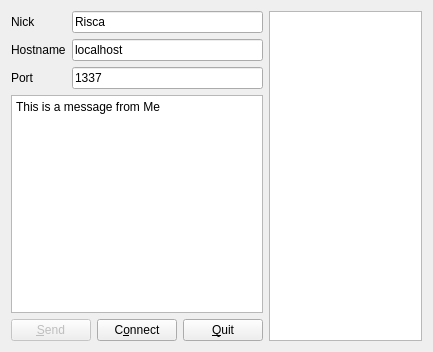
<?xml version="1.0" encoding="UTF-8"?>
<ui version="4.0">
 <class>Dialog</class>
 <widget class="QDialog" name="Dialog">
  <property name="geometry">
   <rect>
    <x>0</x>
    <y>0</y>
    <width>433</width>
    <height>352</height>
   </rect>
  </property>
  <property name="windowTitle">
   <string>Dialog</string>
  </property>
  <layout class="QHBoxLayout" name="horizontalLayout_2">
   <item>
    <layout class="QVBoxLayout" name="verticalLayout">
     <item>
      <layout class="QFormLayout" name="formLayout">
       <property name="fieldGrowthPolicy">
        <enum>QFormLayout::ExpandingFieldsGrow</enum>
       </property>
       <item row="0" column="0">
        <widget class="QLabel" name="nickLabel">
         <property name="text">
          <string>Nick</string>
         </property>
        </widget>
       </item>
       <item row="0" column="1">
        <widget class="QLineEdit" name="nickLineEdit">
         <property name="text">
          <string>Risca</string>
         </property>
        </widget>
       </item>
       <item row="1" column="0">
        <widget class="QLabel" name="hostnameLabel">
         <property name="text">
          <string>Hostname</string>
         </property>
        </widget>
       </item>
       <item row="1" column="1">
        <widget class="QLineEdit" name="hostnameLineEdit">
         <property name="text">
          <string>localhost</string>
         </property>
        </widget>
       </item>
       <item row="2" column="0">
        <widget class="QLabel" name="portLabel">
         <property name="text">
          <string>Port</string>
         </property>
        </widget>
       </item>
       <item row="2" column="1">
        <widget class="QLineEdit" name="portLineEdit">
         <property name="text">
          <string>1337</string>
         </property>
        </widget>
       </item>
      </layout>
     </item>
     <item>
      <widget class="QPlainTextEdit" name="plainTextEdit">
       <property name="plainText">
        <string>This is a message from Me</string>
       </property>
      </widget>
     </item>
     <item>
      <layout class="QHBoxLayout" name="horizontalLayout">
       <item>
        <widget class="QPushButton" name="sendButton">
         <property name="enabled">
          <bool>false</bool>
         </property>
         <property name="text">
          <string>&amp;Send</string>
         </property>
         <property name="shortcut">
          <string>Ctrl+S</string>
         </property>
        </widget>
       </item>
       <item>
        <widget class="QPushButton" name="connectButton">
         <property name="text">
          <string>C&amp;onnect</string>
         </property>
         <property name="shortcut">
          <string>Ctrl+O</string>
         </property>
        </widget>
       </item>
       <item>
        <widget class="QPushButton" name="quitButton">
         <property name="text">
          <string>&amp;Quit</string>
         </property>
         <property name="shortcut">
          <string>Ctrl+Q</string>
         </property>
        </widget>
       </item>
      </layout>
     </item>
    </layout>
   </item>
   <item>
    <widget class="QListWidget" name="listWidget"/>
   </item>
  </layout>
 </widget>
 <layoutdefault spacing="6" margin="11"/>
 <resources/>
 <connections>
  <connection>
   <sender>quitButton</sender>
   <signal>clicked()</signal>
   <receiver>Dialog</receiver>
   <slot>close()</slot>
   <hints>
    <hint type="sourcelabel">
     <x>208</x>
     <y>87</y>
    </hint>
    <hint type="destinationlabel">
     <x>140</x>
     <y>56</y>
    </hint>
   </hints>
  </connection>
 </connections>
</ui>
